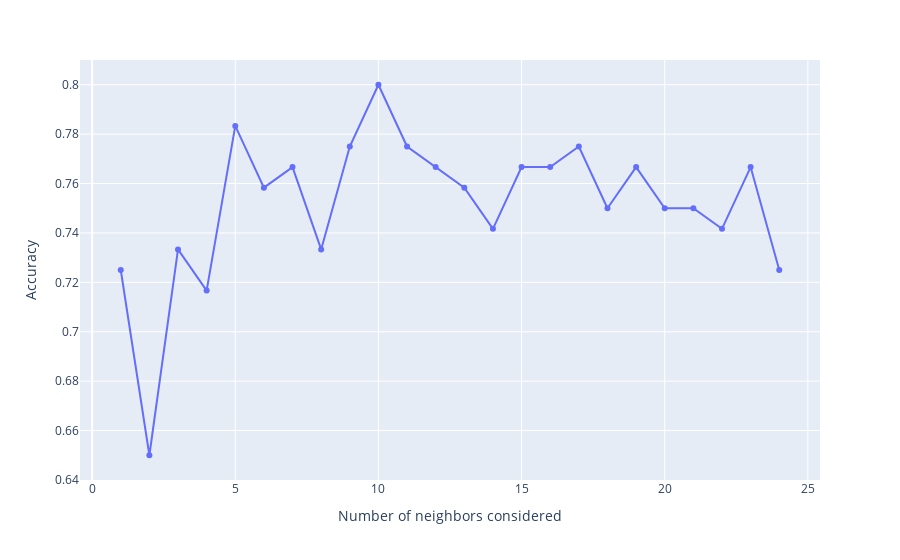

The notebook cell saved with this chart:
### Code cell
acc=[]
k_size=[]
x_train,x_test,y_train,y_test=train_test_split(X,y,test_size=0.3)
for i in range(1,25,1):
    clf=KNeighborsClassifier(n_neighbors=i)
    clf.fit(x_train,y_train)
    acc.append(clf.score(x_test,y_test))
    k_size.append(i)
px.line(x=k_size,y=acc,markers='*').update_layout(xaxis_title="Number of neighbors considered",yaxis_title="Accuracy",)

### Figure 1 — Plotly figure (JSON) as saved in the notebook; plotly's stock layout.template omitted (floating-point values rounded to 4 significant figures)
{"data": [{"hovertemplate": "x=%{x}<br>y=%{y}<extra></extra>", "legendgroup": "", "line": {"color": "#636efa", "dash": "solid"}, "marker": {"symbol": "circle"}, "mode": "lines+markers", "name": "", "orientation": "v", "showlegend": false, "type": "scatter", "x": [1, 2, 3, 4, 5, 6, 7, 8, 9, 10, 11, 12, 13, 14, 15, 16, 17, 18, 19, 20, 21, 22, 23, 24], "xaxis": "x", "y": [0.725, 0.65, 0.7333, 0.7167, 0.7833, 0.7583, 0.7667, 0.7333, 0.775, 0.8, 0.775, 0.7667, 0.7583, 0.7417, 0.7667, 0.7667, 0.775, 0.75, 0.7667, 0.75, 0.75, 0.7417, 0.7667, 0.725], "yaxis": "y"}], "layout": {"legend": {"tracegroupgap": 0}, "margin": {"t": 60}, "xaxis": {"anchor": "y", "domain": [0, 1], "title": {"text": "Number of neighbors considered"}}, "yaxis": {"anchor": "x", "domain": [0, 1], "title": {"text": "Accuracy"}}}}
